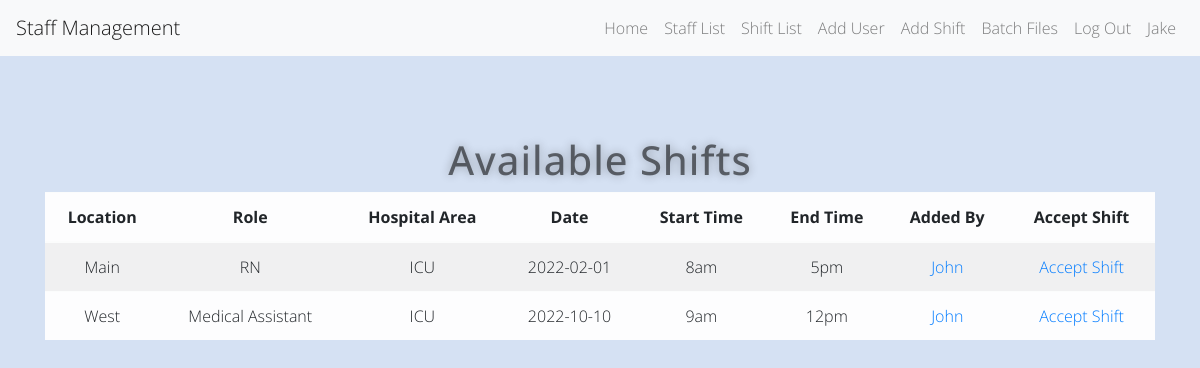
/shift (signed in), run on an earlier commit of the app's database.
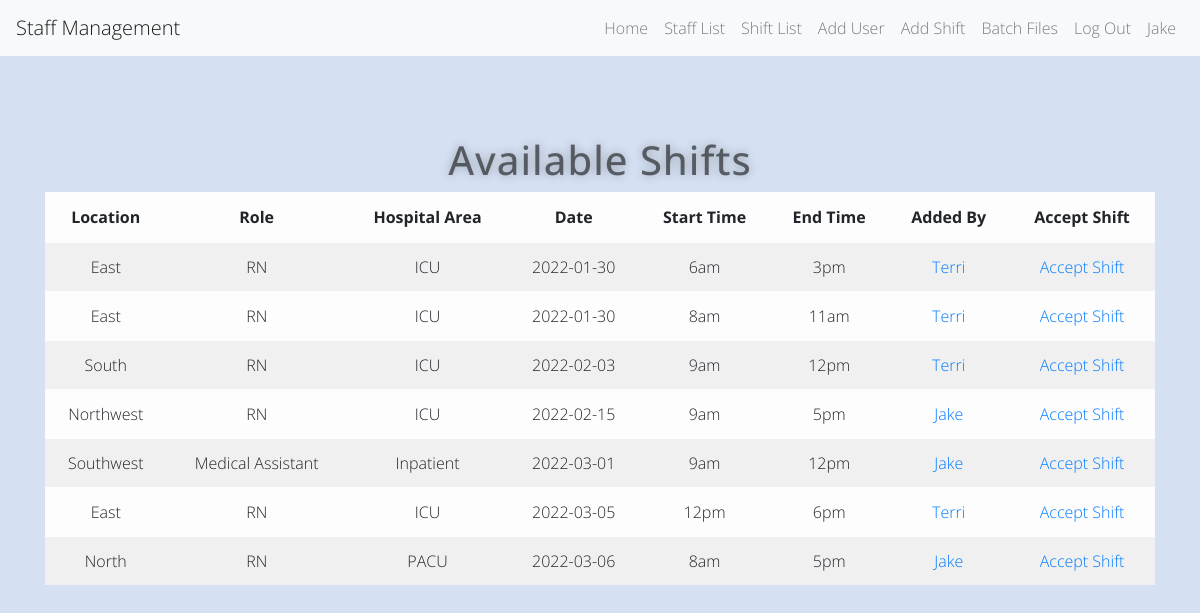
And on a later commit of the database.
### app.py (models this page shows)
class Shift(db.Model):
    shift_id = db.Column(db.Integer, primary_key=True)
    location = db.Column(db.String(100))
    role = db.Column(db.String(100))
    area = db.Column(db.String(100))
    date = db.Column(db.Date)
    start_time = db.Column(db.String(100))
    end_time = db.Column(db.String(100))
    added_by_id = db.Column(db.Integer)
    added_by_name = db.Column(db.String)
    picked_up_by_id = db.Column(db.Integer)
    picked_up_by_name = db.String(100)

### app.py (the view)
@app.route('/shift', methods=['GET', 'POST'])
@login_required
def shift():
    available_shifts = db.session.query(Shift).filter(Shift.picked_up_by_id == None)\
        .order_by(Shift.date, Shift.start_time)
    return render_template('shifts.html', shifts=available_shifts, logged_in=True, user=current_user)

### app.py (called while the page is built)
@login_manager.user_loader
def load_user(user_id):
    return User.query.get(int(user_id))

### templates/shifts.html (shortened to what this page needs)
{% extends 'base.html' %}
{% block content %}
<div class="container">
  <div class="row">
    <div class="col-sm-12">
      <h1>Available Shifts</h1>
	  <table class="table table-striped table-light">
        <thead>
            <tr>
                <th>Location</th>
                <th>Role</th>
                <th>Hospital Area</th>
                <th>Date</th>
                <th>Start Time</th>
                <th>End Time</th>
                <th>Added By</th>
                <th>Accept Shift</th>
            </tr>
        </thead>
          <tbody>
              {% for row in shifts %}
                  <tr>
                      <td>{{ row.location }}</td>
                      <td>{{ row.role }}</td>
                      <td>{{ row.area }}</td>
                      <td>{{ row.date }}</td>
                      <td>{{ row.start_time }}</td>
                      <td>{{ row.end_time }}</td>
                      <td><a href="{{ url_for('register') }}">{{ row.added_by_name }}</a></td>
                      <td><a href="{{ url_for('register') }}">Accept Shift</a></td>
                  </tr>
              {% endfor %}
          </tbody>
  	  </table>
    </div>
  </div>
</div>
{% endblock %}

What changed in the data, as far as the page shows it:
no longer on this page (row edited): Shift: location "Main", role "RN", area "ICU", date "2022-02-01", start_time "8am", end_time "5pm", added_by_name "John"
no longer on this page (row edited): Shift: location "West", role "Medical Assistant", area "ICU", date "2022-10-10", start_time "9am", end_time "12pm", added_by_name "John"
added Shift: location "East", role "RN", area "ICU", date "2022-01-30", start_time "6am", end_time "3pm", added_by_name "Terri"
added Shift: location "East", role "RN", area "ICU", date "2022-01-30", start_time "8am", end_time "11am", added_by_name "Terri"
added Shift: location "South", role "RN", area "ICU", date "2022-02-03", start_time "9am", end_time "12pm", added_by_name "Terri"
added Shift: location "Northwest", role "RN", area "ICU", date "2022-02-15", start_time "9am", end_time "5pm", added_by_name "Jake"
added Shift: location "Southwest", role "Medical Assistant", area "Inpatient", date "2022-03-01", start_time "9am", end_time "12pm", added_by_name "Jake"
added Shift: location "East", role "RN", area "ICU", date "2022-03-05", start_time "12pm", end_time "6pm", added_by_name "Terri"
added Shift: location "North", role "RN", area "PACU", date "2022-03-06", start_time "8am", end_time "5pm", added_by_name "Jake"
